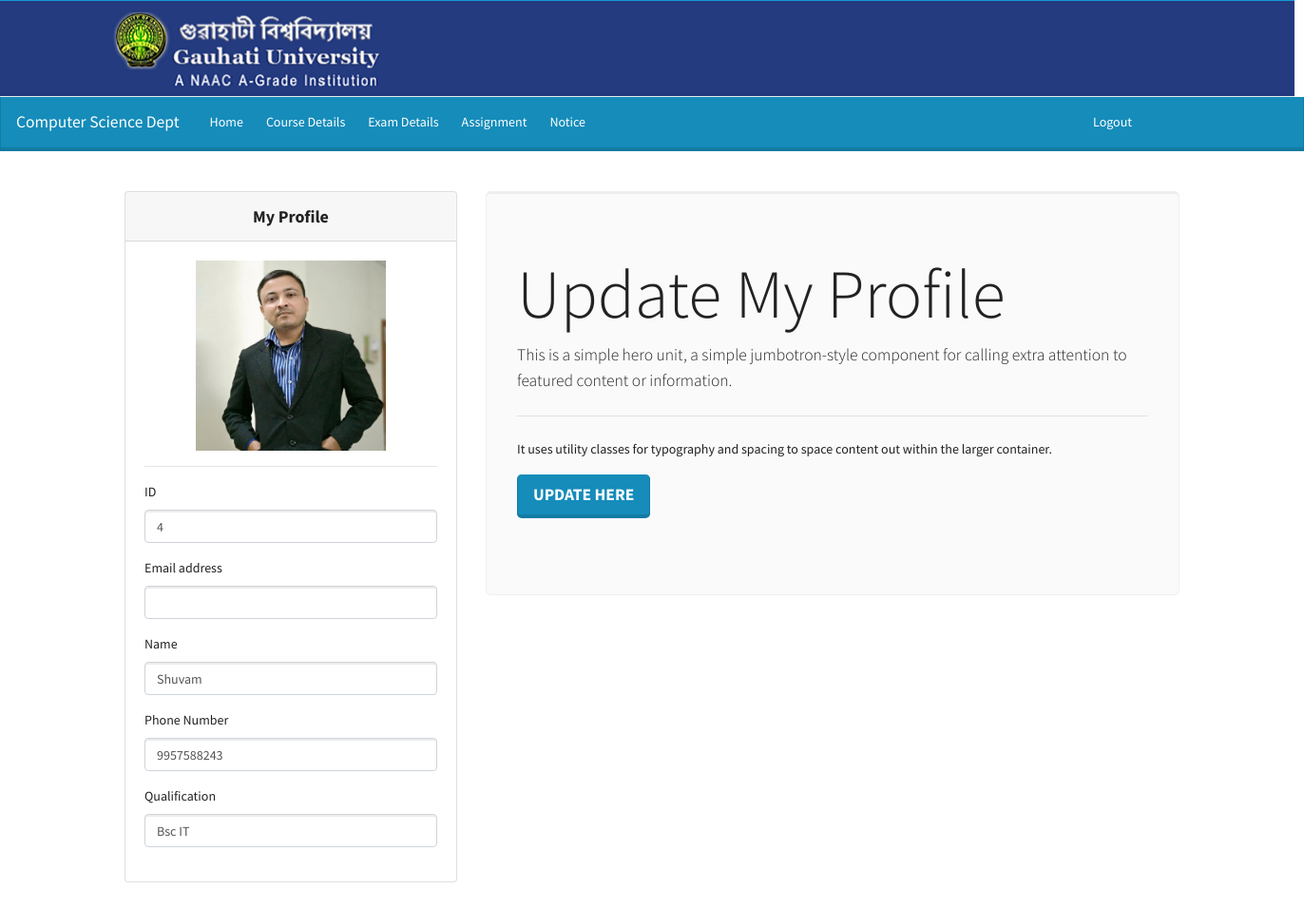
The app's page /Faculties/index.php with its own data.
### tables this page shows
CREATE TABLE `faculties` (
  `fid` int(11) NOT NULL,
  `fimage` varchar(100) DEFAULT NULL,
  `fname` varchar(30) NOT NULL,
  `fqualification` varchar(30) NOT NULL,
  `fphone` bigint(10) NOT NULL,
  `femail` varchar(30) NOT NULL,
  `faddress` varchar(100) DEFAULT NULL,
  `fpass` varchar(50) NOT NULL,
  `fdesig` varchar(50) DEFAULT NULL
);

### Faculties/index.php (the view, shortened to what this page needs)
<?php include("header.php")?>
<?php
$t1 = $_SESSION['femail'];
$conn = mysqli_connect('localhost','root','','Web_Project');
$query="select * from Faculties where femail='$t1'";
$result=mysqli_query($conn,$query);
while($row = mysqli_fetch_array($result))
{
  $t1=$row["fid"];
  $t2=$row["fname"];
  $t3=$row["fqualification"];
  $t4=$row["fphone"];
  $t5=$row["femail"];
  $t6=$row["fimage"];
}
?>
<!DOCTYPE html>
<html>
<head>
  <link rel="stylesheet" type="text/css" href="../css/style.css">
</head>
<body>
  <br><br>
<div class="container">
<div class="row">
  <div class="col-4">
 <div class="card mb-3 " style="max-width: 30rem;">
   <div>
                    <div class="card-header" align="center"><font size="4"><b>My Profile</b></font></div>
                        <div class="card-body">
                          <center>
                            <img src="<?php echo $t6; ?>" alt="" width="200" height="200" class="img-responsive" />
                          </center>
                          <hr>
                            <form>
                               <div class="form-group">
                               <label for="exampleInputEmail1">ID</label>
                                <input type="email" class="form-control" id="exampleInputEmail1" aria-describedby="emailHelp"  value="<?php echo "$t1" ?>" >
                                </div>
                               <div class="form-group">
                               <label for="exampleInputEmail1">Email address</label>
                                <input type="email" class="form-control" id="exampleInputEmail1" aria-describedby="emailHelp"  value="<?php echo "$t5" ?>" >
                                </div>
                                <div class="form-group">
                               <label for="exampleInputEmail1">Name</label>
                                <input type="email" class="form-control" id="exampleInputEmail1" aria-describedby="emailHelp"  value="<?php echo "$t2" ?>">
                                </div>
                                <div class="form-group">
                               <label for="exampleInputEmail1">Phone Number</label>
                                <input type="email" class="form-control" id="exampleInputEmail1" aria-describedby="emailHelp"  value="<?php echo "$t4" ?>">
                                </div>
                                <div class="form-group">
                               <label for="exampleInputEmail1">Qualification</label>
                                <input type="email" class="form-control" id="exampleInputEmail1" aria-describedby="emailHelp"  value="<?php echo "$t3" ?>">
                                </div>
                                </form>
                        </div>
                      </div>
    </div>
</div>
<div class="col-8">
  <div class="jumbotron">
  <h1 class="display-3">Update My Profile</h1>
  <p class="lead">This is a simple hero unit, a simple jumbotron-style component for calling extra attention to featured content or information.</p>
  <hr class="my-4">
  <p>It uses utility classes for typography and spacing to space content out within the larger container.</p>
  <p class="lead">
    <a class="btn btn-primary btn-lg" href="Faculty_update.php" role="button" target="top">Update Here</a>
  </p>
</div>
</div>
</div>
</div>
<br><br><br><br><br><br>
</body>
</html>

### records on screen
faculties: fimage (picture), fid "4", fname "Shuvam", fphone "9957588243", fqualification "Bsc IT"
